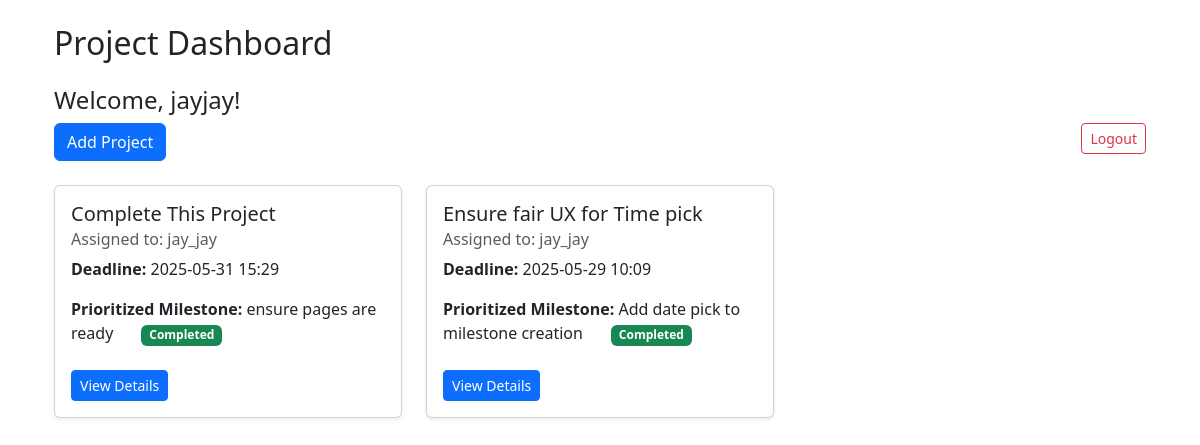
/dashboard (signed in), run on an earlier commit of the app's database.
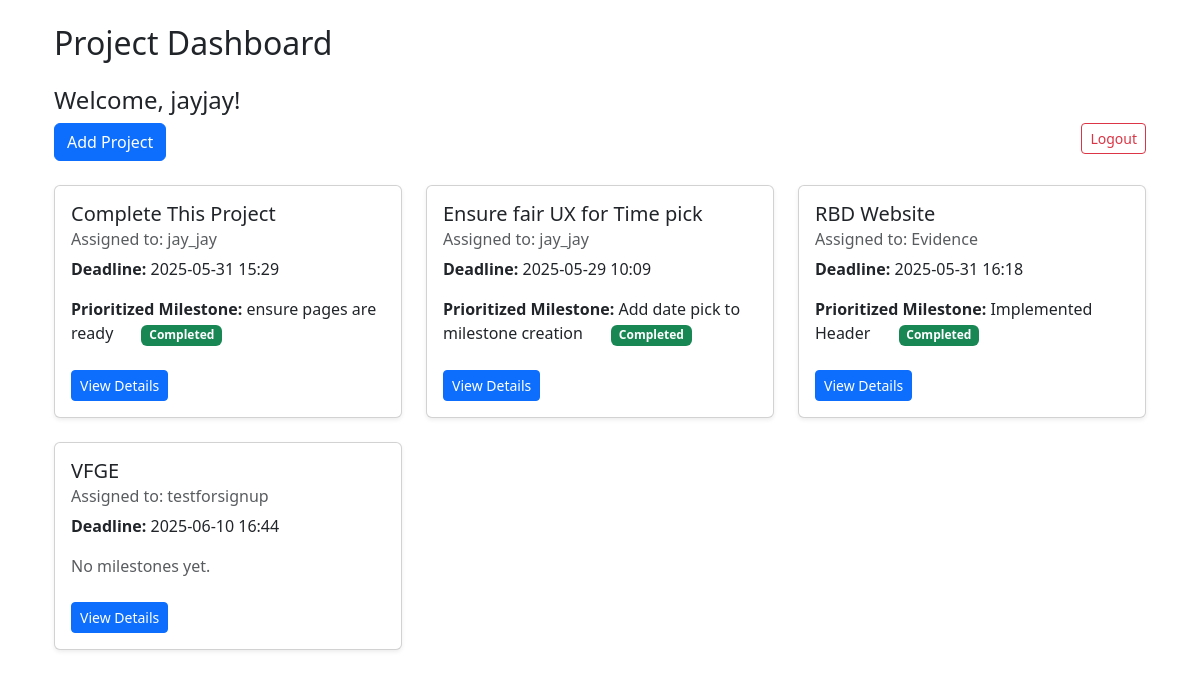
And on a later commit of the database.
### app/dbmodels.py (models this page shows, shortened)
class User(db.Model, UserMixin):
    id = db.Column(db.Integer, primary_key=True)
    username = db.Column(db.String(150), unique=True, nullable=False)
    email = db.Column(db.String(150), unique=True, nullable=False)
    password_hash = db.Column(db.String(150), nullable=False)
    tasks = db.relationship("Task", backref="assigned_to", cascade='all, delete-orphan',passive_deletes=True)
    role = db.Column(db.String(50), nullable=False, default="employee") # or admin
    projects = db.relationship('Project',cascade= "all, delete-orphan", back_populates='user', passive_deletes=True)

class Project(db.Model):
    id = db.Column(db.Integer, primary_key=True)
    title = db.Column(db.String(150), nullable=False)
    description = db.Column(db.Text, nullable=False)
    tasks = db.relationship("Task", backref="project", cascade="all, delete-orphan", passive_deletes=True)
    milestones = db.relationship("Milestone", backref="project", cascade="all, delete-orphan", passive_deletes=True)
    user_id = db.Column(db.Integer, db.ForeignKey('user.id', ondelete="CASCADE"), nullable=False)
    user = db.relationship('User', back_populates='projects')
    deadline = db.Column(db.DateTime, nullable=False, default = datetime.now(timezone.utc)) # default to current time in UTC

class Milestone(db.Model):
    id = db.Column(db.Integer, primary_key=True)
    name = db.Column(db.String(140), nullable=False)
    deadline = db.Column(db.DateTime, nullable=False)
    project_id = db.Column(db.Integer, db.ForeignKey("project.id", ondelete="CASCADE"), nullable=False) # ondelete="CASCADE" ensures that if a project is deleted, its milestones are also deleted
    tasks = db.relationship("Task", backref="milestone", lazy="dynamic")
    status = db.Column(db.String(20), nullable=False, default="Pending")

### app/routes.py (the view)
@main.route("/dashboard")
@login_required
def dashboard():
    if current_user.role == "admin":
        projects = Project.query.all()
    else:
        projects = current_user.projects
    project_data = []
    for project in projects:
        latest_milestone = Milestone.query.filter_by(project_id=project.id).order_by(Milestone.deadline.desc()).first()
        project_data.append({
            "project": project,
            "latest_milestone": latest_milestone
        })
    return render_template("dashboard.html", projects=projects)

### app/__init__.py (called while the page is built)
def create_app():
    app= Flask(__name__)
    app.config.from_object("config.Config") # load app config from config.py
    db.init_app(app)
    migrate.init_app(app, db)
    login_manager.init_app(app)
    from .admin import init_admin
    init_admin(app)
    login_manager.login_view = "main.login"
    login_manager.login_message_category ="info"
    from .dbmodels import User
    @login_manager.user_loader
    def load_user(user_id):
        return User.query.get(int(user_id))
    from .routes import main
    app.register_blueprint(main)
    return app

### app/templates/dashboard.html
{% extends "base.html" %}
{% block content %}
<div class="container mt-4">
  <h2 class="mb-4">Project Dashboard</h2>
  <h4>Welcome, {{ current_user.username }}!</h4><a href="{{ url_for('main.logout') }}" class="btn btn-outline-danger btn-sm float-end mb-3">Logout</a>
  <a href="{{ url_for('main.add_project') }}" class="btn btn-primary mb-4">Add Project</a>
  <div class="row">
    {% for project in projects %}
    <div class="col-md-4">
      <div class="card mb-4 shadow-sm">
        <div class="card-body">
          <h5 class="card-title">{{ project.title }}</h5>
          <h6 class="card-subtitle mb-2 text-muted">Assigned to: {{ project.user.username }}</h6>
          <p><strong>Deadline:</strong> {{ project.deadline.strftime('%Y-%m-%d %H:%M') if project.deadline else 'N/A' }}</p>
          {% if project.milestones %}
            {% set urgent = project.milestones|sort(attribute='deadline', reverse=False)|first %}
            <p>
              <strong>Prioritized Milestone:</strong> {{ urgent.name }}
                            {% if urgent.status == 'Completed' %}
                                <span class="badge bg-success ms-4">Completed</span>
                            {% elif urgent.status == 'Pending' %}
                                <span class="badge bg-danger ms-4">Pending</span>
                            {% elif urgent.status == 'In Progress' %}
                                <span class="badge bg-warning text-dark ms-4">In Progress</span>
                            {% else %}
                                <span class="badge bg-secondary ms-4">Unknown</span>
                            {% endif %}
              </p>
          {% else %}
            <p class="text-muted">No milestones yet.</p>
          {% endif %}
          <a href="{{ url_for('main.project_detail', project_id=project.id) }}" class="btn btn-primary btn-sm mt-2">View Details</a>
        </div>
      </div>
    </div>
  {% endfor %}
</div>
{% endblock %}

### app/templates/base.html (shortened to what this page needs)
<!DOCTYPE html>
<html lang="en">
<head>
    <link href="https://cdn.jsdelivr.net/npm/bootstrap@5.3.0/dist/css/bootstrap.min.css" rel="stylesheet">
    <link rel="stylesheet" href="{{ url_for('static', filename='style.css') }}">
</head>
<body>
    <div class="container mt-4">
        {% block content %}{% endblock %}
    </div>
</body>
</html>

What changed in the data, as far as the page shows it:
added Project: title "RBD Website", user.username "Evidence", deadline "2025-05-31 16:18", shows "Completed"
added Milestone: name "Implemented Header"
added Project: title "VFGE", user.username "testforsignup", deadline "2025-06-10 16:44", shows "No milestones yet."
